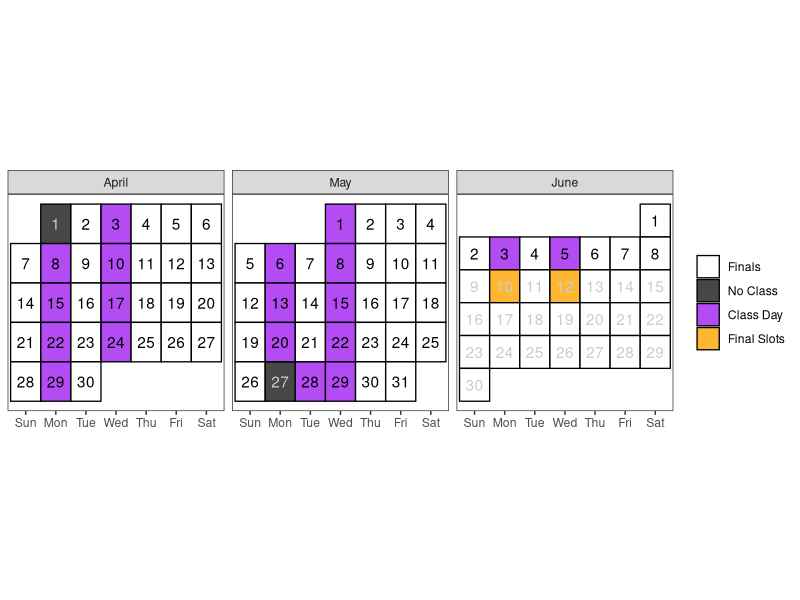
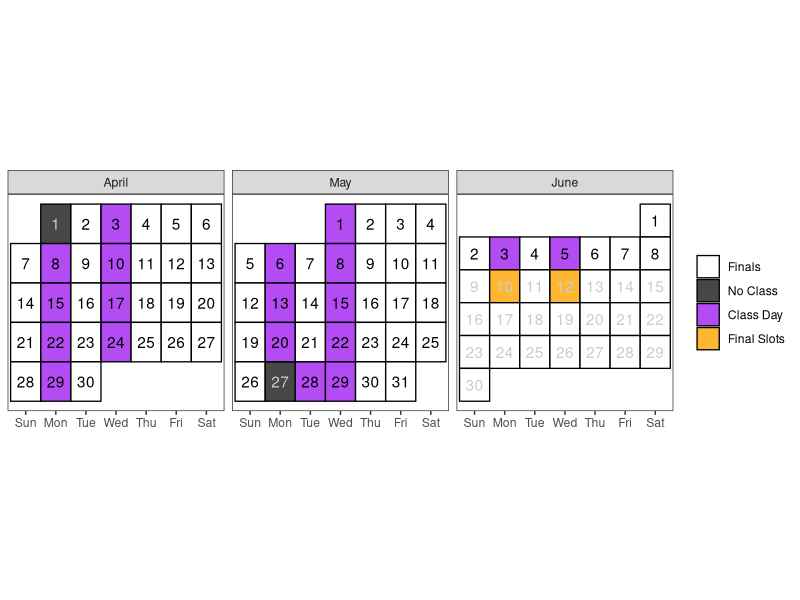

Source code (R) for these figures, in order:
## ---- chunk 1
#| include: false
library(tidyverse)

# Create a calendar for your syllabus ----
# Source: http://svmiller.com/blog/2020/08/a-ggplot-calendar-for-your-semester/
# 1) what is the first Monday of the semester?
# Any number of ways to identify dates in R, but we'll use {lubridate} and the ymd() function here.
# Format: YYYYMMDD. In this example, 4 January 2022.

# What are the full dates of the semester?
semester_dates <- seq(ymd(20240401), ymd(20240608), by = 1)
# Weekday(s) of class
class_wdays <- c("Mon", "Wed")

not_here_dates <- c(
  ymd("20240527"),
  ymd("20240401")
  # Break
  # seq(ymd(20221017), ymd(20221018), by = 1)
  )

exam_dates <- c(ymd("20240610"),
                ymd("20240612")
                )
# project_dates <- c(ymd(20221104), ymd(20221205), ymd(20221209))
finals_week <- seq(ymd(20240610), ymd(20240615), by = 1)

# Custom function for treating the first day of the month as the first week 
# of the month up until the first Sunday 
# (unless Sunday was the start of the month)
wom <- function(date) {
    first <- wday(as.Date(paste(year(date), month(date), 1, sep = "-")))
    return((mday(date) + (first - 2)) %/% 7 + 1)
  }
# Create a data frame of dates, assign to Cal
Cal <- tibble(date = seq(ymd(20240401), ymd(20240630), by = 1))  %>%
  mutate(mon = lubridate::month(date, label=T, abbr=F),
         wkdy = weekdays(date, abbreviate=T),
         wkdy = fct_relevel(wkdy, "Sun", "Mon", "Tue", "Wed", "Thu","Fri","Sat"), # make sure Sunday comes first
         semester = date %in% semester_dates, 
         # project = date %in% project_dates,
         exams = date %in% exam_dates, # is it an exam?
         not_here = date %in% not_here_dates, # is it a day off?
         exam_wk = date %in% finals_week,
         day = lubridate::mday(date), 
         week = wom(date)
         )

Cal <- Cal %>%
  mutate(category = case_when(
    # project ~ "Project",
    exams ~ "Final Slots",
    not_here ~ "No Class",
    semester & wkdy %in% class_wdays & !not_here & !exam_wk | date == "2024-05-28" ~ "Class Day",
    semester ~ "Finals",
    TRUE ~ "NA"
  )) 
class_cal <- Cal %>% 
  ggplot(.,aes(wkdy, week)) +
  theme_bw() +
  theme(aspect.ratio = 1, 
        panel.grid.major.x = element_blank(),
        legend.position = "right",
        # legend.position = c(1, 0), 
        # legend.justification = c(1,0),
        # legend.direction = "vertical", 
        legend.title = element_blank(),
        axis.title.y = element_blank(), 
        axis.title.x = element_blank(),
        axis.ticks.y = element_blank(), 
        axis.text.y = element_blank()) +
  geom_tile(alpha=0.8, aes(fill=category), color="black", size=.45) +
  facet_wrap(~mon, scales = "free", ncol=3) +
  geom_text(aes(label = day, color = semester & (!not_here))) +
  # put your y-axis down, flip it, and reverse it
  scale_y_reverse(breaks=NULL) +
  # manually fill scale colors to something you like...
  scale_color_manual(values = c("FALSE" = "grey80", "TRUE" = "black"), guide = "none") + 
  scale_fill_manual(values=c("Class Day"="purple", 
                             "Finals"="white",
                             "No Class" = "grey10",
                             "NA" = "white", # I like these whited out...
                             "Final Slots"="orange"),
                    #... but also suppress a label for a non-class semester day
                    breaks=c("Finals", "No Class", "Class Day", "Final Slots"))
class_cal
## ---- chunk 2
#| echo: false
#| eval: true
#| warning: false
#| fig-width: 8
#| fig-height: 3.5
#| fig-pos: 'h'
#| fig-cap: "Note: Tuesday, May 28th follows a Monday Schedule."
class_cal
